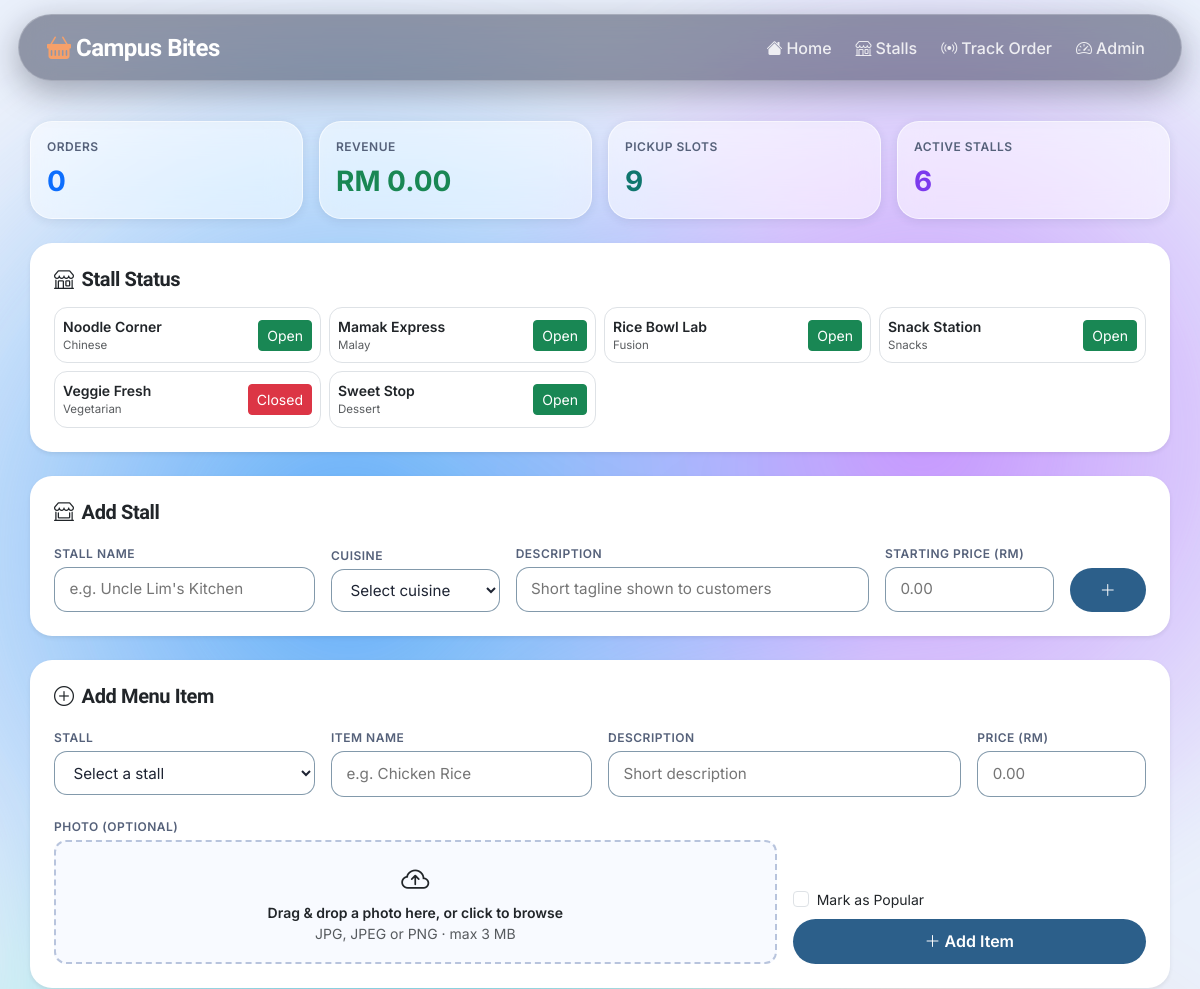
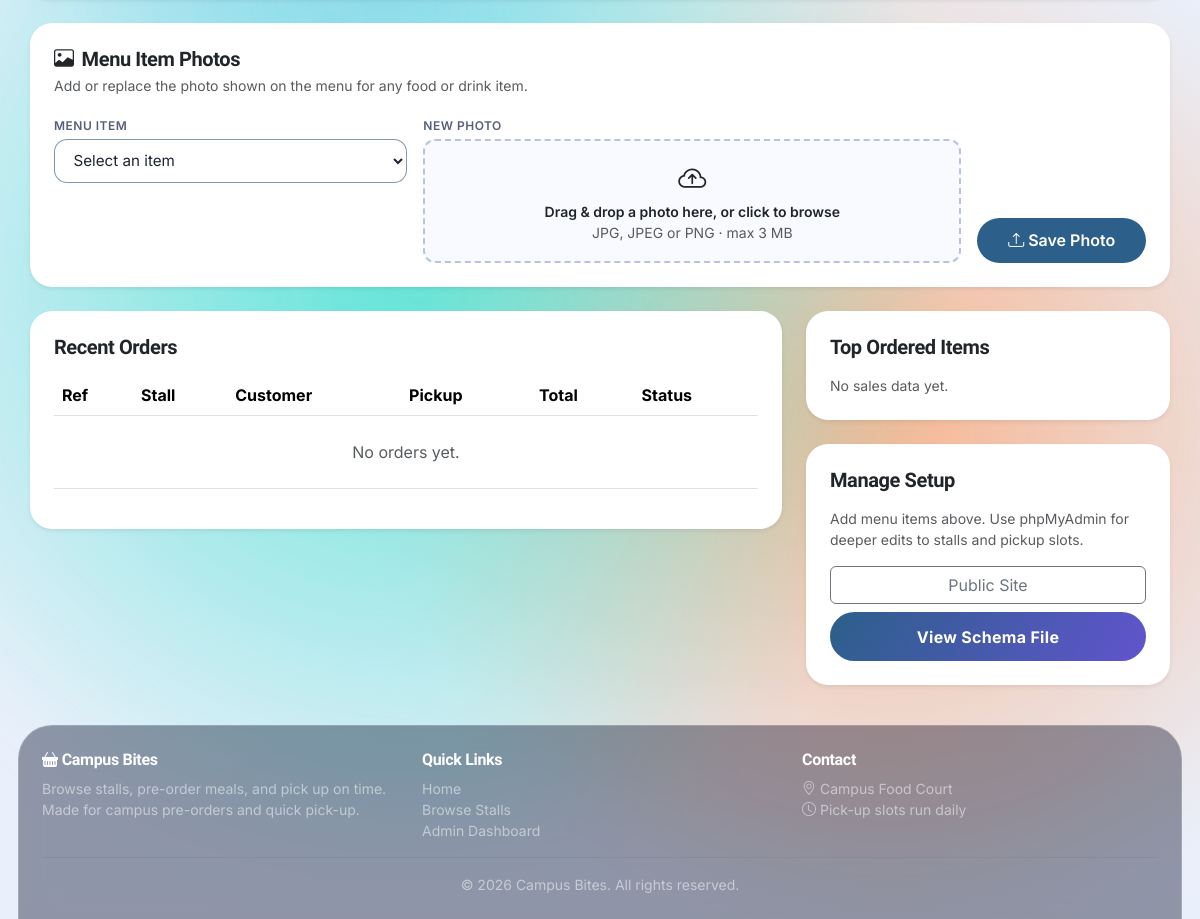
Screenshot of /app/admin/index.php with the database file from the repository (2 pictures, top to bottom).
### tables this page shows
CREATE TABLE stalls (
    stall_id INT AUTO_INCREMENT PRIMARY KEY,
    stall_name VARCHAR(120) NOT NULL,
    cuisine VARCHAR(80) NOT NULL,
    description VARCHAR(255) NOT NULL,
    starting_price DECIMAL(10,2) NOT NULL DEFAULT 0.00,
    sort_order INT NOT NULL DEFAULT 0,
    is_open TINYINT(1) NOT NULL DEFAULT 1,
    is_active TINYINT(1) NOT NULL DEFAULT 1
);

### app/_functions.php (called while the page is built, shortened)
<?php
function h(string $str): string {
    return htmlspecialchars($str, ENT_QUOTES, 'UTF-8');
}

### app/admin/index.php (the view, shortened to what this page needs)
<?php
require '../_base.php';
require '../_functions.php';
$allStalls   = $pdo->query("SELECT * FROM stalls WHERE is_active = 1 ORDER BY sort_order, stall_name")->fetchAll();
$totalOrders = (int)$pdo->query("SELECT COUNT(*) FROM orders")->fetchColumn();
$totalRevenue = (float)($pdo->query("SELECT COALESCE(SUM(total_price), 0) FROM orders WHERE order_status <> 'cancelled'")->fetchColumn() ?: 0);
$totalSlots = (int)$pdo->query("SELECT COUNT(*) FROM pickup_slots WHERE is_active = 1")->fetchColumn();
$totalStalls = (int)$pdo->query("SELECT COUNT(*) FROM stalls WHERE is_active = 1")->fetchColumn();
$recentOrders = $pdo->query("
    SELECT o.*, ps.slot_date, ps.slot_time,
           COALESCE(s.stall_name, (
               SELECT GROUP_CONCAT(DISTINCT s2.stall_name ORDER BY s2.stall_name SEPARATOR ', ')
               FROM order_items oi
               JOIN menu_items m2 ON m2.menu_item_id = oi.menu_item_id
               JOIN stalls s2 ON s2.stall_id = m2.stall_id
               WHERE oi.order_id = o.order_id
           )) AS stall_name
    FROM orders o
    LEFT JOIN stalls s ON s.stall_id = o.stall_id
    JOIN pickup_slots ps ON ps.slot_id = o.slot_id
    ORDER BY o.order_date DESC
    LIMIT 20
")->fetchAll();
$popularItems = $pdo->query("
    SELECT m.item_name, s.stall_name, COUNT(*) AS qty
    FROM order_items oi
    JOIN menu_items m ON m.menu_item_id = oi.menu_item_id
    JOIN stalls s ON s.stall_id = m.stall_id
    GROUP BY m.item_name, s.stall_name
    ORDER BY qty DESC, m.item_name
    LIMIT 8
")->fetchAll();
?>
<?php include '../_head.php'; ?>
<div class="container page-section">
    <div class="row g-3 mb-4">
        <div class="col-6 col-lg-3">
            <div class="menu-item-card">
                <div class="an-label mb-1">Orders</div>
                <div class="fs-3 fw-bold text-primary"><?= number_format($totalOrders) ?></div>
            </div>
        </div>
        <div class="col-6 col-lg-3">
            <div class="menu-item-card">
                <div class="an-label mb-1">Revenue</div>
                <div class="fs-3 fw-bold text-success">RM <?= number_format($totalRevenue, 2) ?></div>
            </div>
        </div>
        <div class="col-6 col-lg-3">
            <div class="menu-item-card">
                <div class="an-label mb-1">Pickup Slots</div>
                <div class="fs-3 fw-bold" style="color:#0f766e"><?= number_format($totalSlots) ?></div>
            </div>
        </div>
        <div class="col-6 col-lg-3">
            <div class="menu-item-card">
                <div class="an-label mb-1">Active Stalls</div>
                <div class="fs-3 fw-bold" style="color:#7c3aed"><?= number_format($totalStalls) ?></div>
            </div>
        </div>
    </div>
    <div class="card border-0 shadow-sm mb-4" style="border-radius:var(--radius)">
        <div class="card-body p-4">
            <h5 class="fw-bold mb-3"><i class="bi bi-shop me-2"></i>Stall Status</h5>
            <div class="row g-2">
                <?php foreach ($allStalls as $stall): ?>
                <div class="col-6 col-md-4 col-lg-3">
                    <div class="d-flex align-items-center justify-content-between border rounded p-2 gap-2" style="border-radius:var(--radius-sm)!important">
                        <div>
                            <div class="fw-semibold small"><?= h($stall['stall_name']) ?></div>
                            <div class="text-muted" style="font-size:.72rem"><?= h($stall['cuisine']) ?></div>
                        </div>
                        <button class="toggle-stall-btn btn btn-sm <?= $stall['is_open'] ? 'btn-success' : 'btn-danger' ?>"
                                data-stall-id="<?= (int)$stall['stall_id'] ?>"
                                title="<?= $stall['is_open'] ? 'Click to close' : 'Click to open' ?>">
                            <?= $stall['is_open'] ? 'Open' : 'Closed' ?>
                        </button>
                    </div>
                </div>
                <?php endforeach; ?>
            </div>
        </div>
    </div>
    <div class="card border-0 shadow-sm mb-4" style="border-radius:var(--radius)">
        <div class="card-body p-4">
            <h5 class="fw-bold mb-3"><i class="bi bi-shop-window me-2"></i>Add Stall</h5>
            <form method="POST" action="index.php">
                <div class="row g-3 align-items-end">
                    <div class="col-md-3">
                        <label class="an-label">Stall Name</label>
                        <input type="text" name="stall_name" class="an-input" maxlength="120" placeholder="e.g. Uncle Lim's Kitchen" required>
                    </div>
                    <div class="col-md-2">
                        <label class="an-label">Cuisine</label>
                        <select name="cuisine" class="an-input" required>
                            <option value="">Select cuisine</option>
                        </select>
                    </div>
                    <div class="col-md-4">
                        <label class="an-label">Description</label>
                        <input type="text" name="description" class="an-input" maxlength="255" placeholder="Short tagline shown to customers" required>
                    </div>
                    <div class="col-md-2">
                        <label class="an-label">Starting Price (RM)</label>
                        <input type="number" name="starting_price" class="an-input" min="0.01" step="0.01" placeholder="0.00" required>
                    </div>
                    <div class="col-md-1">
                        <button type="submit" class="btn-an-primary w-100"><i class="bi bi-plus-lg"></i></button>
                    </div>
                </div>
            </form>
        </div>
    </div>
    <div class="card border-0 shadow-sm mb-4" style="border-radius:var(--radius)">
        <div class="card-body p-4">
            <h5 class="fw-bold mb-3"><i class="bi bi-plus-circle me-2"></i>Add Menu Item</h5>
            <form method="POST" action="index.php" enctype="multipart/form-data">
                <div class="row g-3">
                    <div class="col-md-3">
                        <label class="an-label">Stall</label>
                        <select name="stall_id" class="an-input" required>
                            <option value="">Select a stall</option>
                        </select>
                    </div>
                    <div class="col-md-3">
                        <label class="an-label">Item Name</label>
                        <input type="text" name="item_name" class="an-input" maxlength="120" placeholder="e.g. Chicken Rice" required>
                    </div>
                    <div class="col-md-4">
                        <label class="an-label">Description</label>
                        <input type="text" name="item_desc" class="an-input" maxlength="255" placeholder="Short description" required>
                    </div>
                    <div class="col-md-2">
                        <label class="an-label">Price (RM)</label>
                        <input type="number" name="price" class="an-input" min="0.01" step="0.01" placeholder="0.00" required>
                    </div>
                    <div class="col-md-8">
                        <label class="an-label">Photo (optional)</label>
                        <div class="img-drop">
                            <div class="img-drop-inner">
                                <i class="bi bi-cloud-arrow-up fs-3 d-block"></i>
                                <div class="small fw-semibold">Drag &amp; drop a photo here, or click to browse</div>
                                <div class="small text-muted">JPG, JPEG or PNG · max 3 MB</div>
                            </div>
                        </div>
                    </div>
                    <div class="col-md-4 d-flex flex-column justify-content-end">
                        <div class="form-check mb-2">
                            <input class="form-check-input" type="checkbox" name="is_popular" id="isPopular" value="1">
                            <label class="form-check-label small" for="isPopular">Mark as Popular</label>
                        </div>
                        <button type="submit" class="btn-an-primary w-100"><i class="bi bi-plus-lg me-1"></i>Add Item</button>
                    </div>
                </div>
            </form>
        </div>
    </div>
    <div class="card border-0 shadow-sm mb-4" style="border-radius:var(--radius)">
        <div class="card-body p-4">
            <h5 class="fw-bold mb-1"><i class="bi bi-image me-2"></i>Menu Item Photos</h5>
            <p class="text-muted small mb-3">Add or replace the photo shown on the menu for any food or drink item.</p>
            <form method="POST" action="index.php" enctype="multipart/form-data">
                <div class="row g-3">
                    <div class="col-md-4">
                        <label class="an-label">Menu Item</label>
                        <select name="menu_item_id" id="photoItemSelect" class="an-input" required>
                            <option value="">Select an item</option>
                        </select>
                    </div>
                    <div class="col-md-6">
                        <label class="an-label">New Photo</label>
                        <div class="img-drop">
                            <div class="img-drop-inner">
                                <i class="bi bi-cloud-arrow-up fs-3 d-block"></i>
                                <div class="small fw-semibold">Drag &amp; drop a photo here, or click to browse</div>
                                <div class="small text-muted">JPG, JPEG or PNG · max 3 MB</div>
                            </div>
                        </div>
                    </div>
                    <div class="col-md-2 d-flex align-items-end">
                        <button type="submit" class="btn-an-primary w-100"><i class="bi bi-upload me-1"></i>Save Photo</button>
                    </div>
                </div>
            </form>
        </div>
    </div>
    <div class="row g-4">
        <div class="col-lg-8">
            <div class="card border-0 shadow-sm" style="border-radius:var(--radius)">
                <div class="card-body p-4">
                    <h5 class="fw-bold mb-3">Recent Orders</h5>
                    <div class="table-responsive">
                        <table class="table align-middle">
                            <thead>
                                <tr>
                                    <th>Ref</th>
                                    <th>Stall</th>
                                    <th>Customer</th>
                                    <th>Pickup</th>
                                    <th>Total</th>
                                    <th>Status</th>
                                </tr>
                            </thead>
                            <tbody>
                                <?php if (empty($recentOrders)): ?>
                                <tr><td colspan="6" class="text-center text-muted py-4">No orders yet.</td></tr>
                                <?php endif; ?>
                            </tbody>
                        </table>
                    </div>
                </div>
            </div>
        </div>
        <div class="col-lg-4">
            <div class="card border-0 shadow-sm mb-4" style="border-radius:var(--radius)">
                <div class="card-body p-4">
                    <h5 class="fw-bold mb-3">Top Ordered Items</h5>
                    <?php if (empty($popularItems)): ?>
                    <p class="text-muted small mb-0">No sales data yet.</p>
                    <?php endif; ?>
                </div>
            </div>
            <div class="card border-0 shadow-sm" style="border-radius:var(--radius)">
                <div class="card-body p-4">
                    <h5 class="fw-bold mb-3">Manage Setup</h5>
                    <p class="text-muted small mb-3">Add menu items above. Use phpMyAdmin for deeper edits to stalls and pickup slots.</p>
                    <a href="../index.php" class="btn btn-outline-secondary w-100 mb-2">Public Site</a>
                    <a href="../../database.sql" class="btn-an-search text-center text-decoration-none d-block">View Schema File</a>
                </div>
            </div>
        </div>
    </div>
</div>
<?php include '../_foot.php'; ?>

### rows the page displays
stalls: stall_name "Noodle Corner", cuisine "Chinese", is_open "Open"
stalls: stall_name "Mamak Express", cuisine "Malay", is_open "Open"
stalls: stall_name "Rice Bowl Lab", cuisine "Fusion", is_open "Open"
stalls: stall_name "Snack Station", cuisine "Snacks", is_open "Open"
stalls: stall_name "Veggie Fresh", cuisine "Vegetarian", is_open "Closed"
stalls: stall_name "Sweet Stop", cuisine "Dessert", is_open "Open"

### other values shown
SITE_NAME "Campus Bites"
$totalOrders "0"
$totalRevenue "0.00"
$totalSlots "9"
$totalStalls "6"
SITE_TAGLINE "Browse stalls, pre-order meals, and pick up on time."
